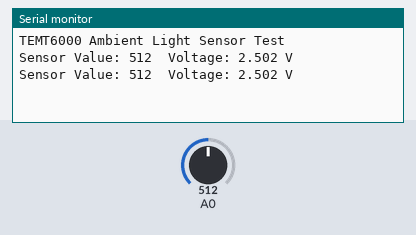
Recording of a sketch running on a simulated ESP8266 (NodeMCU). Shown: the last lines printed to the serial monitor. The inputs (shaded band) are chosen by the test bench; at power-on: A0 = 512.

Above: at 1.8 s.
1.9 s: A0 set to 716
At 2.5 s:
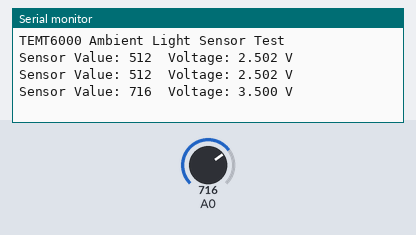
3.4 s: A0 set to 900
At 4.8 s:
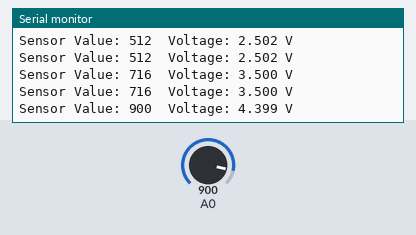
Timing chart, 0 to 6.4 s (numbered marks = the images above; inputs shaded):
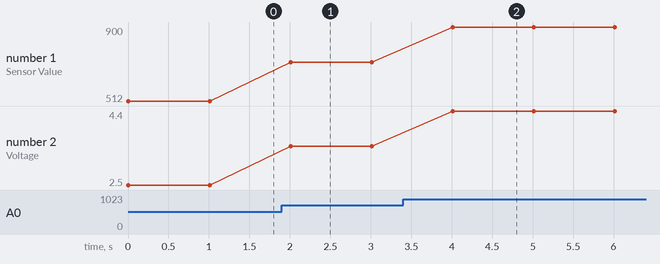

The sketch:

LightSensor-TEMP6000.ino
```cpp
void setup() {
  Serial.begin(9600);
  Serial.println("TEMT6000 Ambient Light Sensor Test");
}

void loop() {
  int sensorValue = analogRead(A0);

  float voltage = sensorValue * (5.0 / 1023.0);

  Serial.print("Sensor Value: ");
  Serial.print(sensorValue);
  Serial.print("  Voltage: ");
  Serial.print(voltage, 3);
  Serial.println(" V");

  delay(1000);
}
```

Measured:
- after the input at 1.9 s, the serial monitor: prints a new line after 0.11 s (image 1)
- after the input at 3.4 s, the serial monitor: prints a new line after 0.61 s (image 2)
- plotted number 1: 512 → 716 after the input at 1.9 s, 716 → 900 after the input at 3.4 s
- plotted number 2: 2.5 → 3.5 after the input at 1.9 s, 3.5 → 4.4 after the input at 3.4 s
